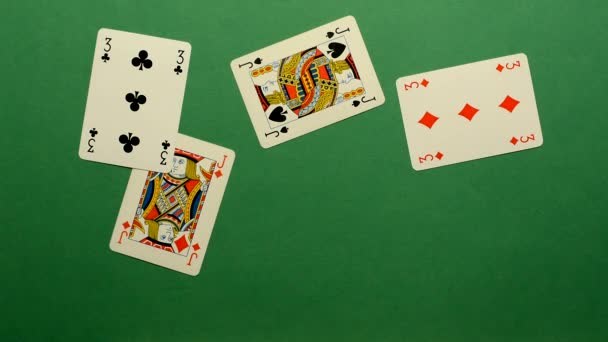
#> input picture part1/00_computer_vision/poker.jpg, 608 x 342 px; the run also reads 2 pictures not shown here
$ jupyter execute --allow-errors CV2.ipynb   (shell and % lines are left out)   (older library calls are emulated)
#> lines starting #> are read from the running program, lines starting #| are printed output that depends on the picture; after the words box and inside, x2 and y2 are one past the last pixel; in counts of white or black regions, pixels touching at a corner belong together
***
[1-1-1] 影像基礎：
====

以OpenCV2所讀取圖片的piexl排序是BGR，如果我們想顯示出正確的顏色，必須轉成透過 'cv2.COLOR_BGR2RGB' 轉成RGB

RGB轉換成Gray 公式:RGB[A] to Gray:Y←0.299⋅R+0.587⋅G+0.114⋅B

來源:
https://docs.opencv.org/3.1.0/de/d25/imgproc_color_conversions.html

如果有灰階圖，使用“plt.imshow(images[i],'gray')”，請記得在後面加上'gray，否則不會顯示實際的灰階顏色

[cell 1]
import cv2
import numpy as np
from matplotlib import pyplot as plt

image = cv2.imread('poker.jpg',cv2.IMREAD_UNCHANGED)
#> image is the input picture: shape (342, 608, 3); mean B, G, R 72.7, 122.8, 74.6
image = cv2.cvtColor(image, cv2.COLOR_BGR2RGB)
######BGR轉RGB

image_gray = cv2.cvtColor(image, cv2.COLOR_BGR2GRAY)
######BGR轉灰階


titles = ['Original Image','Gray Image']
images = [image, image_gray]
plt.figure(figsize=(16,16))
for i in range(2):
    plt.subplot(1,2,i+1),plt.imshow(images[i],'gray')
#     plt.subplot(2,2,i+2),plt.imshow(images[i],'gray')

    plt.title(titles[i])
    plt.xticks([]),plt.yticks([])

plt.show()

***
[1-1-2] 影像基礎：平移
====

[cell 2]
image = cv2.imread('poker.jpg',cv2.IMREAD_UNCHANGED)
image = cv2.cvtColor(image, cv2.COLOR_BGR2RGB)
print('type(image)=', type(image))
#| type(image)= <class 'numpy.ndarray'>
print('image.shape=', image.shape)
#| image.shape= (342, 608, 3)
canvas = np.zeros((image.shape[0]*2, image.shape[1]*2,3), np.uint8) + 255
#put loaded image into the larger canvas

x_offset = canvas.shape[1] // 2 - image.shape[1] // 2
y_offset = canvas.shape[0] // 2 - image.shape[0] // 2 +100

canvas[y_offset:y_offset+image.shape[0], x_offset:x_offset+image.shape[1]] = image

M = np.float32([[1,0,10],[0,1,0]])
shifted = cv2.warpAffine(canvas,M,(canvas.shape[1],canvas.shape[0]))


plt.figure(figsize=(16,16))
plt.imshow(shifted)
plt.show()

***
[1-1-3] 影像基礎：旋轉
====

[cell 3]
image = cv2.imread('poker.jpg',cv2.IMREAD_UNCHANGED)
image = cv2.cvtColor(image, cv2.COLOR_BGR2RGB)

(h,w) = image.shape[:2]
center = (w / 2,h / 2)
M = cv2.getRotationMatrix2D(center,45,0.75)
rotated = cv2.warpAffine(image,M,(w,h))

plt.figure(figsize=(8,8))
plt.imshow(rotated)
plt.show()

***
[1-1-4] 影像基礎：翻轉
====

[cell 4]
image = cv2.imread('poker.jpg',cv2.IMREAD_UNCHANGED)
image = cv2.cvtColor(image, cv2.COLOR_BGR2RGB)
flipped_A = cv2.flip(image,1)
flipped_B = cv2.flip(image,-1)


plt.figure(figsize=(8,8))


titles = ['Original Image','flipped_A','flipped_B']
images = [image,flipped_A, flipped_B]
plt.figure(figsize=(16,16))
for i in range(3):
    plt.subplot(1,3,i+1),plt.imshow(images[i],'gray')
    plt.title(titles[i])
    plt.xticks([]),plt.yticks([])

plt.show()

***
[1-1-5] 影像基礎：圖像上畫出 bounding box
====

[cell 5]
import cv2
import numpy as np
from matplotlib import pyplot as plt

image = cv2.imread('poker.jpg',cv2.IMREAD_UNCHANGED)
image = cv2.cvtColor(image, cv2.COLOR_BGR2RGB)


x, y, w, h = 396,53,147,118
cv2.rectangle(image, (x, y), (x+w, y+h), (0, 255, 0), 5)
#> image: shape (342, 608, 3); mean R, G, B 73.5, 125.1, 71.4


plt.figure(figsize=(8,8))
plt.imshow(image)
plt.show()

***
[1-2]小技巧：
====
灰階圖的每個pixel只有用一個數字表達，也就是一個chanel，在未來如果進行Transfer learning所使用到的是3個chanel，RGB的輸入時，可以將灰階的pixel堆疊成三份，這樣就與原本RGB三個chanel擁有一樣的輸入格式。

＊Transfer learning在往後的課程將會說明。

[cell 6]
image_gray[50:100,20:26] = 255
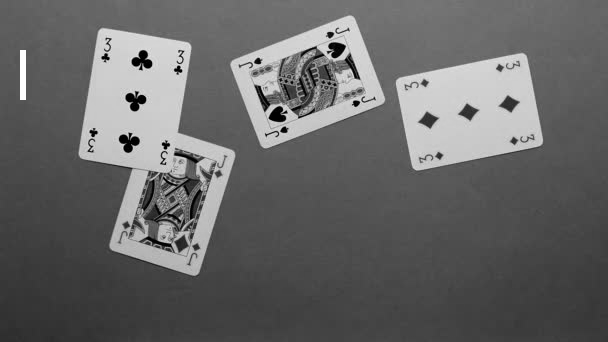
#> image_gray: shape (342, 608); min 0, max 255, mean 102.6
gray2RGB = image_gray.reshape(image_gray.shape[0]*image_gray.shape[1],1)
temp = np.hstack((gray2RGB,gray2RGB))
#> temp = 207936 pairs, first value 0 to 255, second value 0 to 255
gray2RGB = np.hstack((temp,gray2RGB))
gray2RGB = gray2RGB.reshape((image_gray.shape[0],image_gray.shape[1],3))


print('Before(image_gray shape): %s \n'  %(str(image_gray.shape)))
#| Before(image_gray shape): (342, 608)
print('After (gray2RGB shape): %s \n'  %(str(gray2RGB.shape)))
#| After (gray2RGB shape): (342, 608, 3)
plt.imshow(gray2RGB)

[cell 7]
import numpy as np
import matplotlib.pyplot as plt
plt.figure(figsize=(16,8))

a = np.array([[11,33,11],[44,44,44]])
print(a.shape)
plt.subplot(1,2,1)
plt.imshow(a)
plt.xticks([]),plt.yticks([])
a = a.reshape(6,1)
t = np.hstack((a,a))
a = np.hstack((t,a))
a = a.reshape(2,3,3)
plt.subplot(1,2,2)
plt.imshow(a)
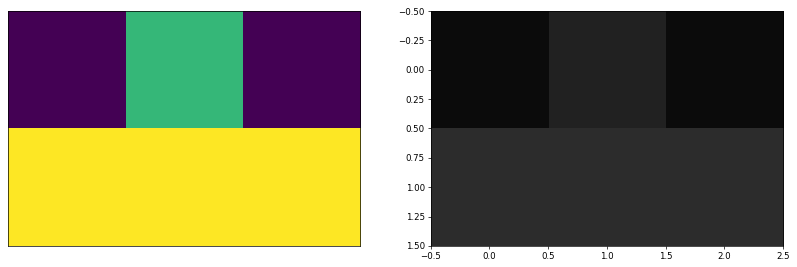
#> figure drawn by matplotlib, 2 panels

***
[1-3]：
====

觀察一個灰階的chanel與重疊三個chanel差異，'plt.imshow'這邊沒有加上'gray'

[cell 8]
import cv2
import numpy as np
from matplotlib import pyplot as plt

image = cv2.imread('poker.jpg',cv2.IMREAD_UNCHANGED)

image = gray2RGB
#image = cv2.cvtColor(image, cv2.COLOR_BGR2RGB)
image_gray = cv2.cvtColor(image, cv2.COLOR_BGR2GRAY)


titles = ['Gray Image','Gray2RGB']
print('image_gray.shape=',image_gray.shape)
#| image_gray.shape= (342, 608)
print('gray2RGB.shape=',gray2RGB.shape)
#| gray2RGB.shape= (342, 608, 3)
images = [image_gray,gray2RGB ]
plt.figure(figsize=(16,8))
for i in range(2):
    plt.subplot(1,2,i+1),plt.imshow(images[i])
    plt.title(titles[i])
    plt.xticks([]),plt.yticks([])

plt.show()

In CV single channel np array won't really be shown as gray scale image. need keyword 'gray' in plt.imshow. if duplicating the single channel data to 3 and stack them together, then it will be a "color" image that looks like gray scale image because at each point the value of different channel is the same

***
[2]Threshold：
====
設定門檻值，讓灰階可以黑白分明，以下為各種不同函式的表現，可以觀察原圖與所使用的函式差異。

[cell 9]
import cv2
import numpy as np
from matplotlib import pyplot as plt

image = cv2.imread('bw.jpg',0)
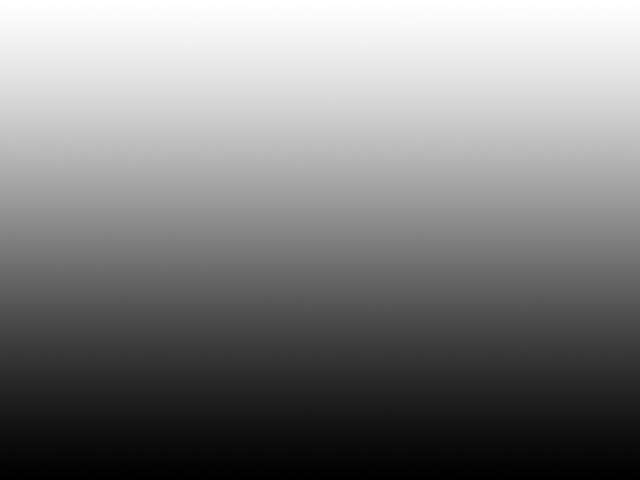
#> input picture part1/00_computer_vision/bw.jpg, 640 x 480 px
#> image: shape (480, 640)
(h, w) = image.shape[:2]
center = (w/2, h/2)
M = cv2.getRotationMatrix2D(center, 270, 2)
rotated = cv2.warpAffine(image, M, (w, h))
#> rotated: shape (480, 640)
img = rotated

ret,thresh1 = cv2.threshold(img,127,255,cv2.THRESH_BINARY)
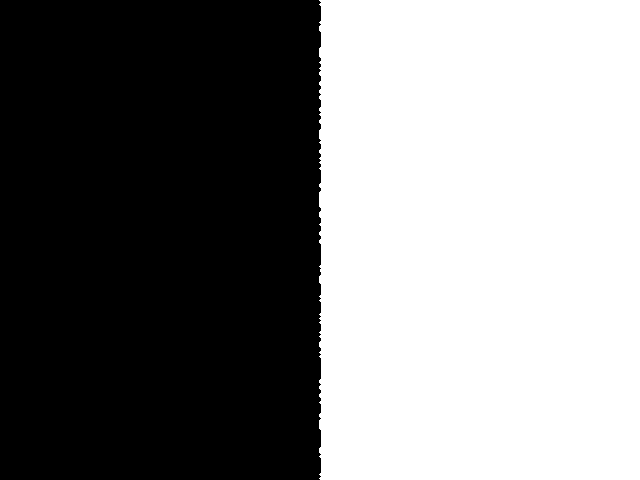
#> thresh1: shape (480, 640); 50% white; 1 white region, box (x1, y1, x2, y2) and area: (319, 0, 640, 480) 153490
ret,thresh2 = cv2.threshold(img,127,255,cv2.THRESH_BINARY_INV)
ret,thresh3 = cv2.threshold(img,127,255,cv2.THRESH_TRUNC)
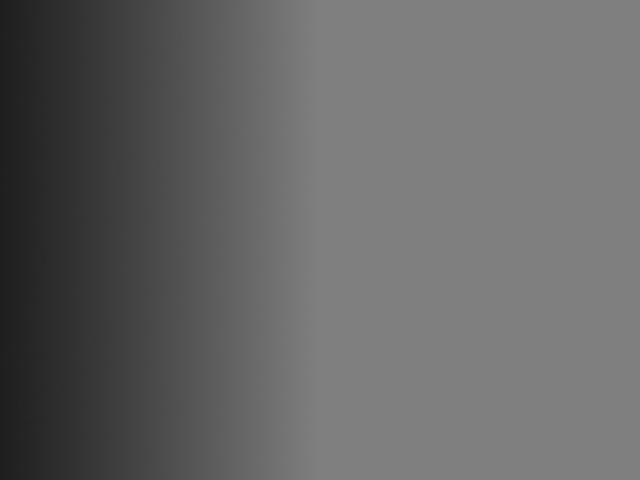
#> thresh3: shape (480, 640); min 30, max 127, mean 101.8
ret,thresh4 = cv2.threshold(img,127,255,cv2.THRESH_TOZERO)
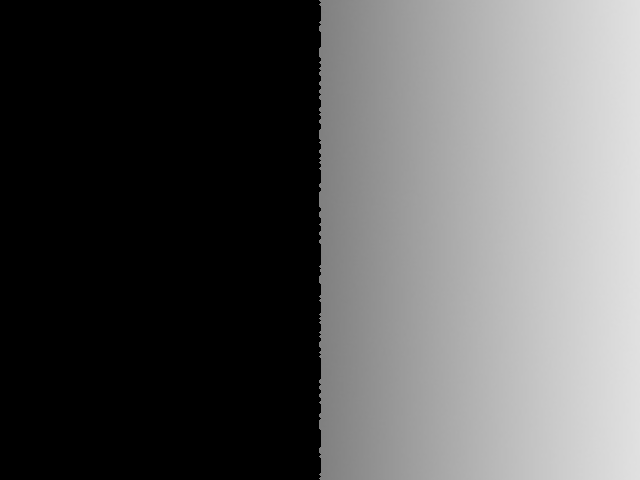
#> thresh4: shape (480, 640); min 0, max 225, mean 89.2
ret,thresh5 = cv2.threshold(img,127,255,cv2.THRESH_TOZERO_INV)
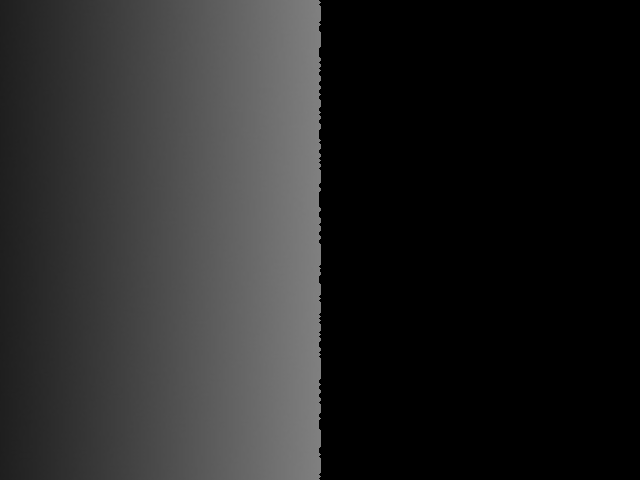
#> thresh5: shape (480, 640); min 0, max 127, mean 38.3

titles = ['Original Image','BINARY','BINARY_INV','TRUNC','TOZERO','TOZERO_INV']
images = [img, thresh1, thresh2, thresh3, thresh4, thresh5]
plt.figure(figsize=(12,6))
for i in range(6):
    plt.subplot(2,3,i+1),plt.imshow(images[i],'gray')
    plt.title(titles[i])
    plt.xticks([]),plt.yticks([])

plt.show()

***
[3-1]加入椒鹽雜訊
====

[cell 10]
import cv2
from numpy import random
from numpy import shape
from matplotlib import pyplot as plt


image = cv2.imread('poker.jpg',cv2.IMREAD_UNCHANGED)
image = cv2.cvtColor(image, cv2.COLOR_BGR2RGB)
img = image

def PepperandSalt(src,percetage):
#> called with percetage = 0.3
    NoiseImg=src
    NoiseNum=int(percetage*src.shape[0]*src.shape[1])
    for i in range(NoiseNum):
        # random_integers(a,b) == randit(a,b+1)!!!
        randX=random.randint(0,src.shape[0])
        randY=random.randint(0,src.shape[1])
        if random.randint(0,2)<=0.5:
            NoiseImg[randX,randY]=0
        else:
            NoiseImg[randX,randY]=255
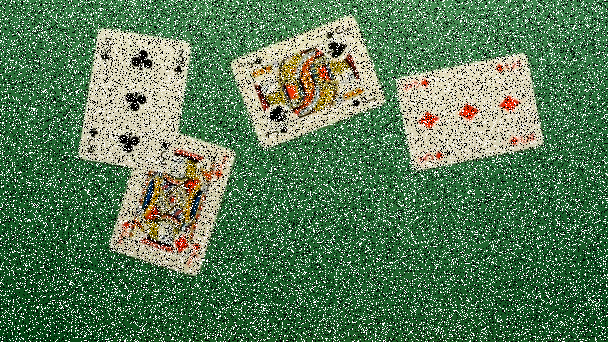
#> NoiseImg: shape (342, 608, 3); mean R, G, B 88.3, 124, 86.9
    return NoiseImg

img_noise=PepperandSalt(img,0.3)

plt.figure(figsize=(16,8))
plt.subplot(1,2,1)
ax=plt.imshow(image)

plt.subplot(1,2,2)
ax=plt.imshow(img_noise)

***
[3-2]將有椒鹽雜訊的圖片使用各種模糊演算法處理
====

[blur](https://docs.opencv.org/3.0-beta/modules/imgproc/doc/filtering.html?highlight=blur#cv2.blur)

[GaussianBlur](https://docs.opencv.org/3.0-beta/modules/imgproc/doc/filtering.html?highlight=blur#cv2.GaussianBlur)

[medianBlur](https://docs.opencv.org/3.0-beta/modules/imgproc/doc/filtering.html?highlight=blur#cv2.medianBlur)

[bilateralFilter](https://docs.opencv.org/3.0-beta/modules/imgproc/doc/filtering.html?highlight=blur#cv2.bilateralFilter)

[cell 11]
image_Or = cv2.imread('poker.jpg',cv2.IMREAD_UNCHANGED)
image_Or = cv2.cvtColor(image_Or, cv2.COLOR_BGR2RGB)

avg_blur = cv2.blur(image,(5,5))
Gauss_blurred = cv2.GaussianBlur(image, (15,15), 5)
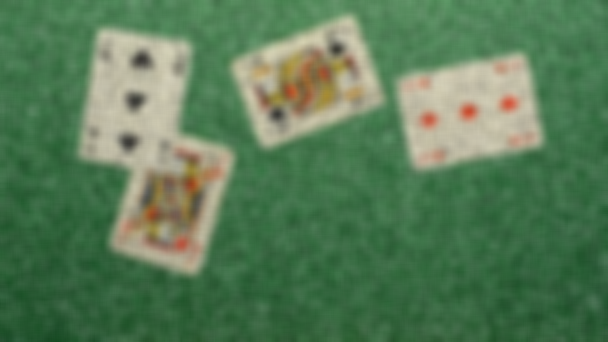
#> Gauss_blurred: shape (342, 608, 3); mean R, G, B 88.3, 124, 86.9
median_blurred = cv2.medianBlur(image,5)
bilateral_blur = cv2.bilateralFilter(image,9,75,75)


titles = ['Original_img','PepperandSalt_img','avg_blur','Gauss_blurred','median_blurred','bilateral_blur']
images = [image_Or,img_noise, avg_blur, Gauss_blurred, median_blurred, bilateral_blur]
plt.figure(figsize=(16,6))
for i in range(6):
    plt.subplot(2,3,i+1),plt.imshow(images[i])
    plt.title(titles[i])
    plt.xticks([]),plt.yticks([])

plt.show()

***
[4]影像金字塔 Image pyramid
====
主要功能是可以從不同的解析度來發現到圖像的特性，有時候在低解析度在圖像分辨上，反而不會被太多影像細節所干涉，而在卷積類神經網路中，有些演算法也有加入此概念。

[Pyramid (image processing) WIKI](https://en.wikipedia.org/wiki/Pyramid_(image_processing))

[cv2.pyrDown](https://docs.opencv.org/3.0-beta/modules/imgproc/doc/filtering.html?highlight=cv2.pyrdown#cv2.pyrDown)

[cell 12]
import cv2
from numpy import random
from numpy import shape
from matplotlib import pyplot as plt


Original_image = cv2.imread('poker.jpg',cv2.IMREAD_UNCHANGED)
Original_image = cv2.cvtColor(Original_image, cv2.COLOR_BGR2RGB)

pyrDown_img_1 = cv2.pyrDown(Original_image)
pyrDown_img_2 = cv2.pyrDown(pyrDown_img_1)
pyrDown_img_3 = cv2.pyrDown(pyrDown_img_2)
pyrDown_img_4 = cv2.pyrDown(pyrDown_img_3)
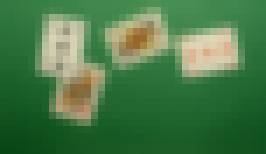
#> pyrDown_img_4: shape (22, 38, 3) (shown 7 times larger); mean R, G, B 73.9, 122.7, 72.4
pyrDown_img_5 = cv2.pyrDown(pyrDown_img_4)


titles = ['Original_image','pyrDown_img_1','pyrDown_img_2','pyrDown_img_3','pyrDown_img_4','pyrDown_img_5']
images = [Original_image, pyrDown_img_1, pyrDown_img_2, pyrDown_img_3, pyrDown_img_4, pyrDown_img_5]

plt.figure(figsize=(16,8))

for i in range(6):

    plt.subplot(2,3,i+1),plt.imshow(images[i])
    plt.title(titles[i])
    plt.xticks([]),plt.yticks([])
plt.show()
#> (the rest of the program and of its run is left out)
